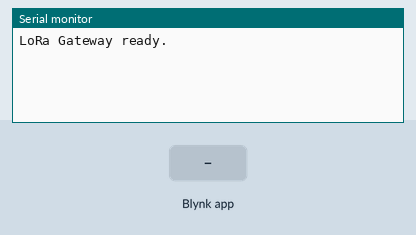
This sketch was run on a simulated ESP8266 (NodeMCU). Shown: the last lines printed to the serial monitor. The test bench sets the inputs (shaded band). WiFi joins after 1.5 s; servers stay silent unless stated; no radio packets arrive unless stated.

Above: at 3.0 s.
3.1 s: Blynk app writes 1 to V0
At 4.0 s:
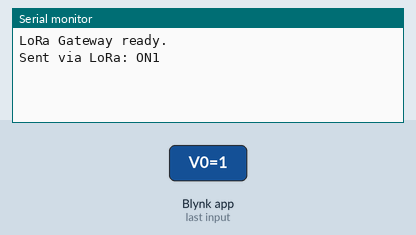
4.6 s: Blynk app writes 0 to V0
At 5.2 s:
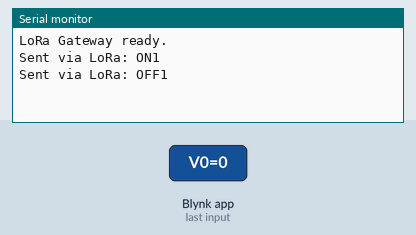

The sketch:

loratransmitter.ino
```cpp
#define BLYNK_TEMPLATE_NAME "nodemcu"
#define BLYNK_TEMPLATE_ID "TMPL3g4hXvRQv"  // Replace with your actual Template ID
#define BLYNK_AUTH_TOKEN "kJDr7u94Wg596TieI3DqiPqlg8g0KPIy"

#include <ESP8266WiFi.h>
#include<Blynk.h>
#include <BlynkSimpleEsp8266.h>
#include <SPI.h>
#include <RH_RF95.h>

// WiFi credentials
char ssid[] = "Galaxy A220267";
char pass[] = "varshini";

// LoRa RA-02 (SX1278) pins
#define RFM95_CS 15
#define RFM95_RST 16
#define RFM95_INT 5

RH_RF95 rf95(RFM95_CS, RFM95_INT);

// Function to send LoRa command
void sendCommand(const char* command) {
  rf95.send((uint8_t *)command, strlen(command));
  rf95.waitPacketSent();
  Serial.print("Sent via LoRa: ");
  Serial.println(command);
}

// Virtual button handlers
BLYNK_WRITE(V0) { sendCommand(param.asInt() ? "ON1" : "OFF1"); }
BLYNK_WRITE(V1) { sendCommand(param.asInt() ? "ON2" : "OFF2"); }
BLYNK_WRITE(V2) { sendCommand(param.asInt() ? "ON3" : "OFF3"); }
BLYNK_WRITE(V3) { sendCommand(param.asInt() ? "ON4" : "OFF4"); }

void setup() {
  Serial.begin(9600);
  Blynk.begin(BLYNK_AUTH_TOKEN, ssid, pass);

  // LoRa setup
  pinMode(RFM95_RST, OUTPUT);
  digitalWrite(RFM95_RST, HIGH);
  delay(10);
  digitalWrite(RFM95_RST, LOW);
  delay(10);
  digitalWrite(RFM95_RST, HIGH);
  delay(10);

  if (!rf95.init()) {
    Serial.println("LoRa init failed.");
    while (1);
  }

  rf95.setFrequency(433.0); // Or 433.0 / 868.0 MHz depending on your module
  rf95.setTxPower(13, false);
  Serial.println("LoRa Gateway ready.");
}

void loop() {
  Blynk.run();
}
```

Measured:
- after the input at 3.1 s, the serial monitor: prints a new line after 0.06 s (image 1)
- after the input at 4.6 s, the serial monitor: prints a new line after 0.06 s (image 2)
